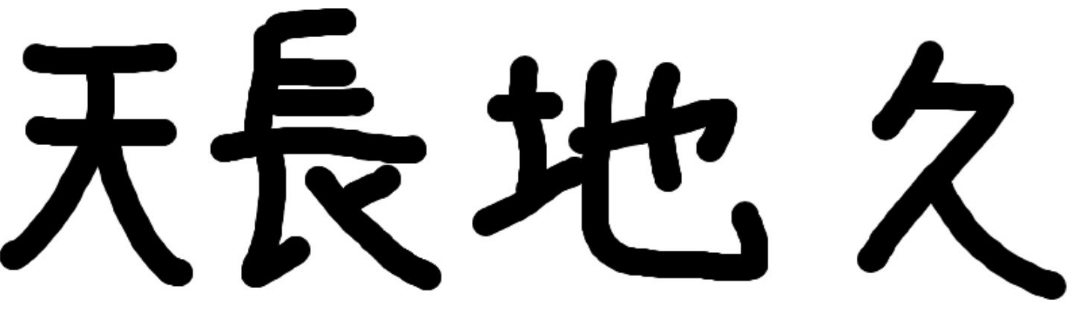
#> input picture 02/be/in/254.png, 1085 x 331 px
$ python ocr.py in/254.png 100 100
#> lines starting #> are read from the running program, lines starting #| are printed output that depends on the picture
import sys
import json
import os
from PIL import Image, ImageOps, ImageEnhance
import numpy as np
from paddleocr import PaddleOCR

def detect_text_color(image_path):
    """
    Phát hiện xem nét chữ trong ảnh chủ yếu là màu tối hay màu sáng
    Trả về True nếu chữ chủ yếu là màu sáng (cần đảo ngược)
    """
    try:
        # Mở ảnh
        img = Image.open(image_path).convert('L')  # Chuyển sang ảnh xám
        img_array = np.array(img)

        # Tính toán histogram
        hist = np.histogram(img_array, bins=256, range=(0, 256))[0]

        # Tính tỷ lệ pixel tối và sáng
        dark_pixels = np.sum(hist[:128])  # Pixel tối (0-127)
        light_pixels = np.sum(hist[128:])  # Pixel sáng (128-255)

        # Nếu pixel sáng nhiều hơn, có thể đây là chữ tối trên nền sáng (không cần đảo ngược)
        # Nếu pixel tối nhiều hơn, có thể đây là chữ sáng trên nền tối (cần đảo ngược)
        return light_pixels < dark_pixels
    except Exception as e:
        print(f"Warning: Error detecting text color: {str(e)}", file=sys.stderr)
        return False  # Mặc định không đảo ngược

def preprocess_image(image_path, max_width=1600, max_height=1600):
    """
    Tiền xử lý ảnh:
    1. Resize nếu cần
    2. Phát hiện màu chữ và đảo ngược màu nếu cần
    3. Tăng cường độ tương phản
    """
#> called with image_path = 'in/254.png', max_width = 100, max_height = 100
    try:
        # Mở ảnh
        img = Image.open(image_path)
#> img is the input picture: PIL image 1085x331 RGBA; mean R, G, B, A 194.3, 194.3, 194.3, 255

        # Resize nếu cần
        width, height = img.size
#> width = 1085; height = 331
        if width > max_width or height > max_height:
            ratio = min(max_width / width, max_height / height)
#> ratio = 0.0922
            new_width = int(width * ratio)
#> new_width = 100
            new_height = int(height * ratio)
#> new_height = 30
            img = img.resize((new_width, new_height), Image.LANCZOS)
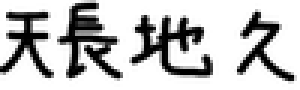
#> img: PIL image 100x30 RGBA (shown 3 times larger); mean R, G, B, A 194.3, 194.3, 194.3, 255

        # Phát hiện màu chữ
        invert_needed = detect_text_color(image_path)
#> in detect_text_color, `hist = np.histogram(img_array, bins=256, range=(0, 256))[0]`: hist = 256 values, max 249049 at index 255, min 25 at index 170, mean 1402.9
#> in detect_text_color, `dark_pixels = np.sum(hist[:128])`: dark_pixels = 85451
#> in detect_text_color, `light_pixels = np.sum(hist[128:])`: light_pixels = 273684
#> invert_needed = False

        # Tạo hai phiên bản của ảnh: bình thường và đảo ngược
        # Cả hai sẽ được gửi vào OCR để tăng khả năng nhận diện

        # Phiên bản 1: Tăng độ tương phản
        img_enhanced = ImageEnhance.Contrast(img).enhance(2.0)
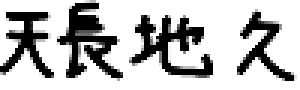
#> img_enhanced: PIL image 100x30 RGBA (shown 3 times larger); mean R, G, B, A 188.5, 188.5, 188.5, 255

        # Phiên bản 2: Đảo ngược màu và tăng độ tương phản
        img_inverted = ImageOps.invert(img.convert('RGB'))
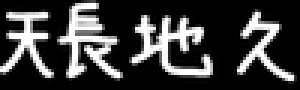
#> img_inverted: PIL image 100x30 RGB (shown 3 times larger); min 0, max 255, mean 60.7
        img_inverted_enhanced = ImageEnhance.Contrast(img_inverted).enhance(2.0)
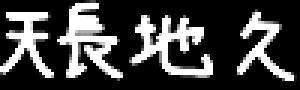
#> img_inverted_enhanced: PIL image 100x30 RGB (shown 3 times larger); min 0, max 255, mean 66.5

        # Lưu các phiên bản ảnh
        file_name, file_ext = os.path.splitext(image_path)
        enhanced_path = f"{file_name}_enhanced{file_ext}"
        inverted_path = f"{file_name}_inverted{file_ext}"

        img_enhanced.save(enhanced_path, quality=95, optimize=True)
        img_inverted_enhanced.save(inverted_path, quality=95, optimize=True)

        return enhanced_path, inverted_path, invert_needed
    except Exception as e:
        print(json.dumps([{"error": f"Error preprocessing image: {str(e)}"}]), file=sys.stderr)
        return image_path, None, False

def process_image(image_path, max_width=1600, max_height=1600):
    try:
        # Tiền xử lý ảnh
        enhanced_path, inverted_path, invert_needed = preprocess_image(image_path, max_width, max_height)
#> enhanced_path = 'in/254_enhanced.png'; inverted_path = 'in/254_inverted.png'; invert_needed = False

        # Khởi tạo PaddleOCR với language model
        ocr = PaddleOCR(use_angle_cls=True, lang='ch', show_log=False, use_gpu=False)

        # Thử OCR trên cả hai phiên bản ảnh
        result_enhanced = ocr.ocr(enhanced_path, cls=True)
        result_inverted = None
        if inverted_path:
            result_inverted = ocr.ocr(inverted_path, cls=True)

        # Xóa file tạm
        if enhanced_path != image_path and os.path.exists(enhanced_path):
            os.remove(enhanced_path)
        if inverted_path and os.path.exists(inverted_path):
            os.remove(inverted_path)

        # Chọn kết quả tốt nhất
        # Nếu ảnh cần đảo ngược màu và ảnh đảo ngược cho nhiều kết quả hơn, dùng kết quả đó
        result = None
        if result_enhanced and result_enhanced[0] and (not result_inverted or not result_inverted[0]):
            result = result_enhanced
        elif result_inverted and result_inverted[0] and (not result_enhanced or not result_enhanced[0]):
            result = result_inverted
        elif result_enhanced and result_inverted and result_enhanced[0] and result_inverted[0]:
            # So sánh số lượng kết quả và độ tin cậy
            count_enhanced = len(result_enhanced[0])
            count_inverted = len(result_inverted[0])

            conf_enhanced = sum(line[1][1] for line in result_enhanced[0]) if count_enhanced > 0 else 0
            conf_inverted = sum(line[1][1] for line in result_inverted[0]) if count_inverted > 0 else 0

            # Nếu là chữ sáng trên nền tối, ưu tiên kết quả từ ảnh đảo ngược
            if invert_needed and count_inverted > 0:
                result = result_inverted
            # Ngược lại, chọn kết quả có nhiều phát hiện hơn hoặc độ tin cậy cao hơn
            elif count_inverted > count_enhanced:
                result = result_inverted
            elif count_enhanced > count_inverted:
                result = result_enhanced
            elif conf_inverted > conf_enhanced:
                result = result_inverted
            else:
                result = result_enhanced
        else:
            # Nếu không có kết quả nào, sử dụng kết quả rỗng
            result = [None]

        # Chuyển đổi kết quả sang định dạng JSON
        json_result = []

        if result and result[0]:
            for line in result[0]:
                coords = line[0]
                text = line[1][0]
                confidence = line[1][1]

                json_result.append({
                    "coords": coords,
                    "text": text,
                    "confidence": float(confidence)
                })

        # In kết quả dưới dạng JSON
        print(json.dumps(json_result))

    except Exception as e:
        print(json.dumps([{"error": str(e)}]))

if __name__ == "__main__":
    if len(sys.argv) < 2:
        print(json.dumps([{"error": "No image path provided"}]))
        sys.exit(1)

    image_path = sys.argv[1]

    # Lấy kích thước max từ tham số nếu có
    max_width = 1600
    max_height = 1600

    if len(sys.argv) >= 3:
        try:
            max_width = int(sys.argv[2])
        except ValueError:
            pass

    if len(sys.argv) >= 4:
        try:
            max_height = int(sys.argv[3])
        except ValueError:
            pass

    process_image(image_path, max_width, max_height)
#> (the call stopped at in process_image, `ocr = PaddleOCR(use_angle_cls=True, lang='ch', show_log=False, use_gpu..`: paddleocr is not available in this run)
